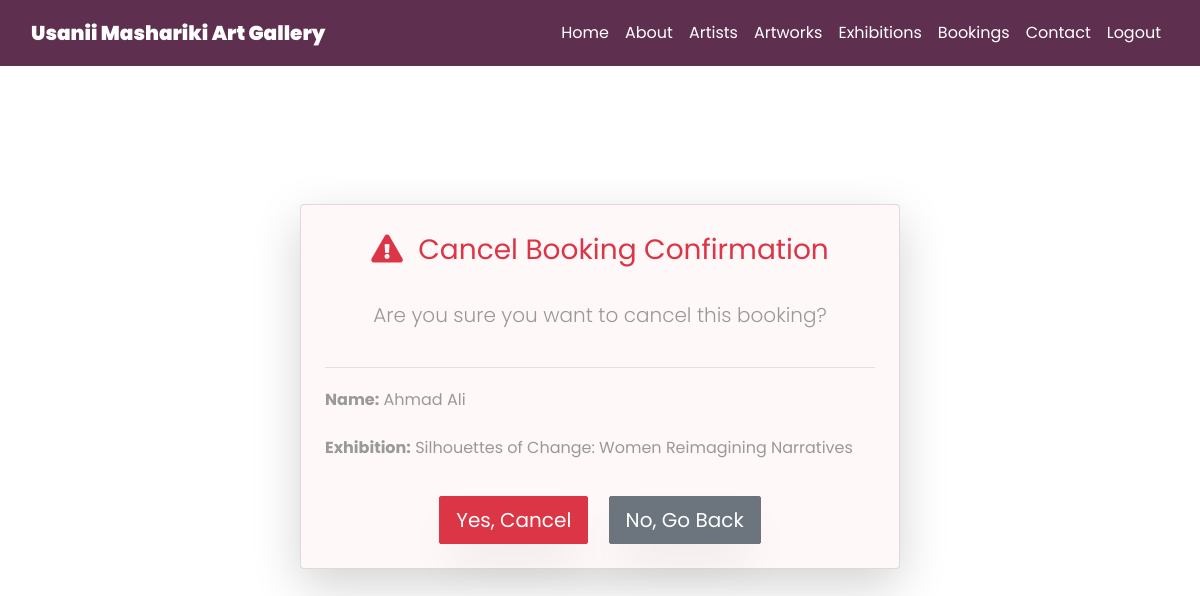
The page /bookings/cancel/58/ (signed in) on the database its author committed.
### usanii/models.py (models this page shows, shortened)
class Booking(models.Model):
    exhibition = models.ForeignKey(
        Exhibition,
        on_delete=models.CASCADE,
        related_name='bookings'  # Added for easier querying
    )
    name = models.CharField(max_length=255)
    email = models.EmailField()
    phone = models.CharField(max_length=15)
    booking_date = models.DateTimeField(auto_now_add=True)
    is_confirmed = models.BooleanField(default=True)
    attended = models.BooleanField(default=False)  # Track if they actually attended
    user = models.ForeignKey(User, on_delete=models.SET_NULL, null=True, blank=True)  # Added for customer reports
    class Meta:
        unique_together = ('email', 'exhibition')  # Prevent duplicate bookings
        ordering = ['-booking_date']  # Newest bookings first
        verbose_name = "Booking"
        verbose_name_plural = "Bookings"

class Exhibition(models.Model):
    title = models.CharField(max_length=255)
    image = models.ImageField(upload_to='exhibitions/')
    date = models.CharField(max_length=200, default='Saturday')
    description = models.TextField(max_length=1000, default='This is an exhibition')
    start_time = models.TimeField(
        help_text="Format: HH:MM (24-hour format), e.g. 18:00 for 6 PM"
    )
    end_time = models.TimeField(
        help_text="Format: HH:MM (24-hour format), e.g. 21:00 for 9 PM"
    )
    max_capacity = models.PositiveIntegerField(default=50)
    current_attendees = models.PositiveIntegerField(default=0)
    created_at = models.DateTimeField(default=timezone.now)  # Added for better reporting
    booking_date = models.DateTimeField(default=timezone.now)
    class Meta:
        verbose_name = "Exhibition"
        verbose_name_plural = "Exhibitions"
        ordering = ['-created_at']  # Newest exhibitions first

### usanii/views.py (the view)
# urls.py: path('bookings/cancel/<int:booking_id>/', views.cancel_booking, name='cancel_booking'),
def cancel_booking(request, booking_id):
    if not request.user.is_authenticated:
        return redirect('login')
    booking = get_object_or_404(Booking, id=booking_id)
    if request.method == 'POST':
        booking.delete()
        messages.success(request, 'Booking has been cancelled.')
        return redirect('booking_list')
    return render(request, "confirm_cancel.html", {"booking": booking})

### usanii/templates/confirm_cancel.html (shortened to what this page needs)
{% extends 'common.html' %}
{% block body %}
<div class="container d-flex justify-content-center align-items-center" style="min-height: 80vh;">
    <div class="card shadow-lg p-4 rounded" style="max-width: 600px; width: 100%; background-color: #fff8f8;">
        <h3 class="text-center text-danger mb-4">
            <i class="fas fa-exclamation-triangle mr-2"></i> Cancel Booking Confirmation
        </h3>
        <p class="lead text-center">Are you sure you want to cancel this booking?</p>
        <hr>
        <div class="mb-3">
            <p><strong>Name:</strong> {{ booking.name }}</p>
            <p><strong>Exhibition:</strong> {{ booking.exhibition.title }}</p>
        </div>
        <form method="post" class="text-center">
            <button type="submit" class="btn btn-danger btn-lg mr-3">Yes, Cancel</button>
            <a href="{% url 'booking_list' %}" class="btn btn-secondary btn-lg">No, Go Back</a>
        </form>
    </div>
</div>
{% endblock %}

### usanii/templates/common.html (style rules this page uses)
body { background-color: #FFFFFF; font-family: 'Poppins', sans-serif; }
.btn, .form-control.submit { background-color: #88B04B; color: white; }

### rows shown on the page
Booking: name "Ahmad Ali", exhibition "Silhouettes of Change: Women Reimagining Narratives"
